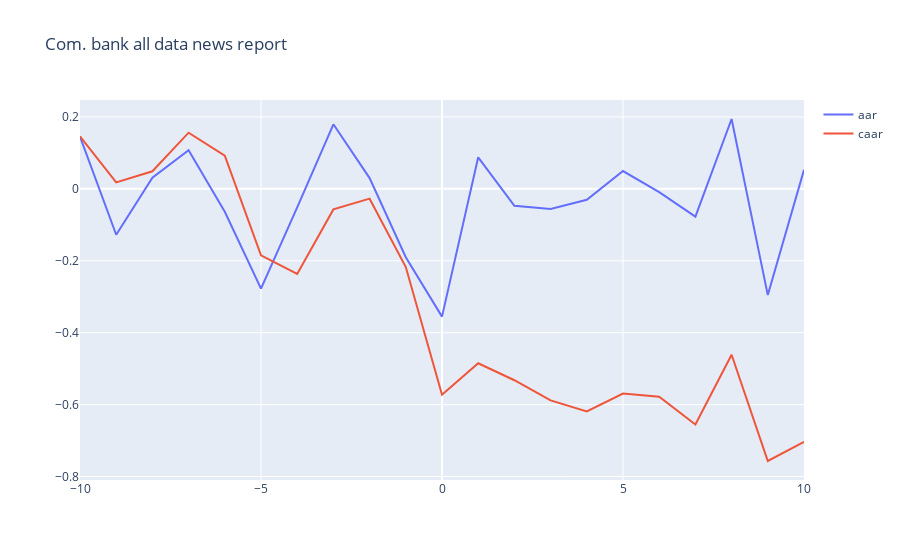
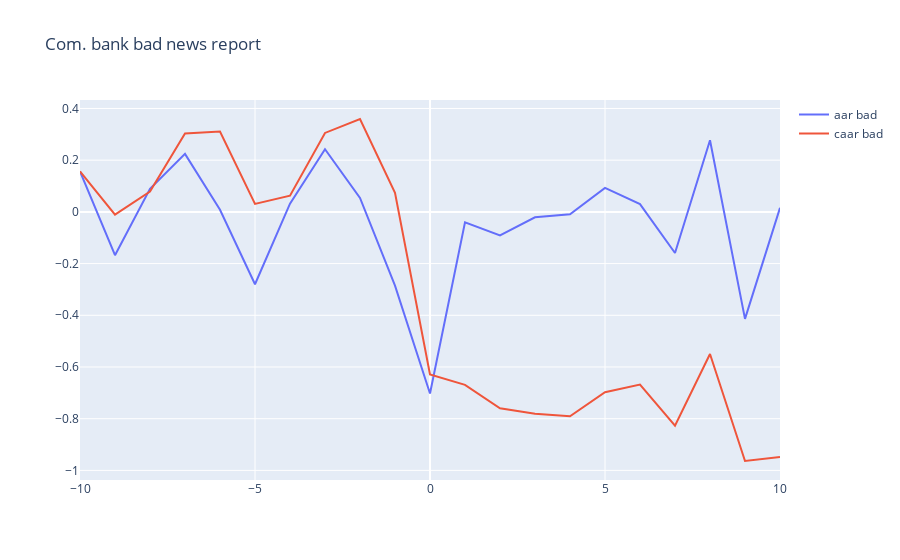
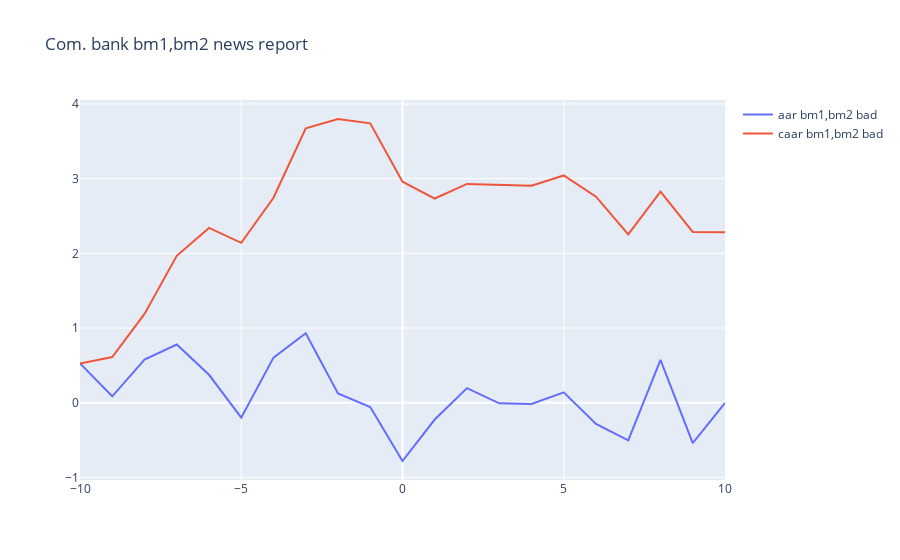
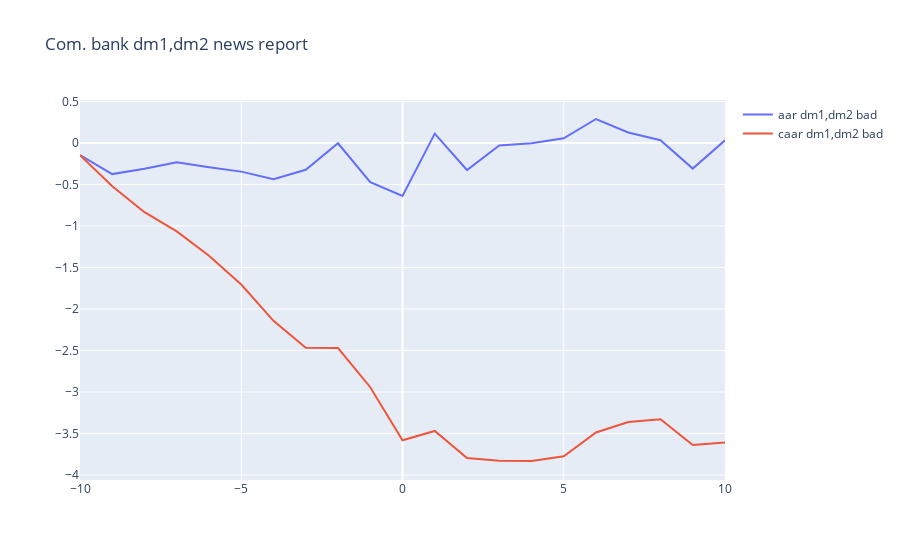

The cell these charts' notebook holds for them, in order:
### Code cell
fig4 = go.Figure(layout={'title' : f'Com. bank all data news report'})
trace = go.Scatter(x = list(range(-10,11)),  y=bank_data[columns[3:24]].mean()[::-1],mode= 'lines', name=f'aar ')
caar = np.array(bank_data[columns[3:24]].mean())[::-1].cumsum()
trace2 = go.Scatter(x = list(range(-10,11)), y = caar,mode='lines',name = f'caar')
fig4.add_trace(trace)
fig4.add_trace(trace2)
fig4.show()
for remark in remarks:
    fig3 = go.Figure(layout={'title' : f'Com. bank {remark} news report'})
    remark_data = bank_data[bank_data['Remarks']==remark]
    trace = go.Scatter(x = list(range(-10,11)),  y=remark_data[columns[3:24]].mean()[::-1],mode= 'lines', name=f'aar {remark}')
    caar = np.array(remark_data[columns[3:24]].mean())[::-1].cumsum()
    trace2 = go.Scatter(x = list(range(-10,11)), y = caar,mode='lines',name = f'caar {remark}')
    fig3.add_trace(trace)
    fig3.add_trace(trace2)
    fig3.show()
    for market_condition in market_conditions:
        fig5 = go.Figure(layout={'title' : f'Com. bank {market_condition} news report'})
        market_condition_data = remark_data[remark_data['market_condition'].isin(market_condition.split(','))]
        trace = go.Scatter(x = list(range(-10,11)),  y=market_condition_data[columns[3:24]].mean()[::-1],mode= 'lines', name=f'aar {market_condition} {remark}')
        caar = np.array(market_condition_data[columns[3:24]].mean())[::-1].cumsum()
        trace2 = go.Scatter(x = list(range(-10,11)), y = caar,mode='lines',name = f'caar {market_condition} {remark}')
        fig5.add_trace(trace)
        fig5.add_trace(trace2)
        fig5.show()

for market_condition in market_conditions:
    fig3 = go.Figure(layout={'title' : f'Com. bank {market_condition} news report'})
    market_condition_data = bank_data[bank_data['market_condition'].isin(market_condition.split(','))]
    trace = go.Scatter(x = list(range(-10,11)),  y=market_condition_data[columns[3:24]].mean()[::-1],mode= 'lines', name=f'aar {market_condition}')
    caar = np.array(market_condition_data[columns[3:24]].mean())[::-1].cumsum()
    trace2 = go.Scatter(x = list(range(-10,11)), y = caar,mode='lines',name = f'caar {market_condition}')
    fig3.add_trace(trace)
    fig3.add_trace(trace2)
    fig3.show()

### Figure 1 — Plotly figure (JSON) as saved in the notebook; plotly's stock layout.template omitted (floating-point values rounded to 4 significant figures)
{"data": [{"mode": "lines", "name": "aar ", "type": "scatter", "x": [-10, -9, -8, -7, -6, -5, -4, -3, -2, -1, 0, 1, 2, 3, 4, 5, 6, 7, 8, 9, 10], "y": [0.1455, -0.1277, 0.03096, 0.1073, -0.06369, -0.2775, -0.05159, 0.1795, 0.02987, -0.1901, -0.3554, 0.08774, -0.04722, -0.05596, -0.03057, 0.04952, -0.009075, -0.0772, 0.1942, -0.2954, 0.05297]}, {"mode": "lines", "name": "caar", "type": "scatter", "x": [-10, -9, -8, -7, -6, -5, -4, -3, -2, -1, 0, 1, 2, 3, 4, 5, 6, 7, 8, 9, 10], "y": [0.1455, 0.01783, 0.04879, 0.1561, 0.0924, -0.1851, -0.2367, -0.05721, -0.02733, -0.2174, -0.5728, -0.4851, -0.5323, -0.5882, -0.6188, -0.5693, -0.5784, -0.6556, -0.4614, -0.7568, -0.7039]}], "layout": {"title": {"text": "Com. bank all data news report"}}}

### Figure 2 — Plotly figure (JSON) as saved in the notebook; plotly's stock layout.template omitted (floating-point values rounded to 4 significant figures)
{"data": [{"mode": "lines", "name": "aar bad", "type": "scatter", "x": [-10, -9, -8, -7, -6, -5, -4, -3, -2, -1, 0, 1, 2, 3, 4, 5, 6, 7, 8, 9, 10], "y": [0.1568, -0.1674, 0.08927, 0.2243, 0.00789, -0.2799, 0.03189, 0.2426, 0.05389, -0.2852, -0.7027, -0.04049, -0.09085, -0.02104, -0.009557, 0.09289, 0.02984, -0.159, 0.2771, -0.4139, 0.01566]}, {"mode": "lines", "name": "caar bad", "type": "scatter", "x": [-10, -9, -8, -7, -6, -5, -4, -3, -2, -1, 0, 1, 2, 3, 4, 5, 6, 7, 8, 9, 10], "y": [0.1568, -0.01062, 0.07865, 0.3029, 0.3108, 0.03088, 0.06277, 0.3054, 0.3593, 0.07409, -0.6286, -0.6691, -0.76, -0.781, -0.7906, -0.6977, -0.6678, -0.8269, -0.5498, -0.9636, -0.948]}], "layout": {"title": {"text": "Com. bank bad news report"}}}

### Figure 3 — Plotly figure (JSON) as saved in the notebook; plotly's stock layout.template omitted (floating-point values rounded to 4 significant figures)
{"data": [{"mode": "lines", "name": "aar bm1,bm2 bad", "type": "scatter", "x": [-10, -9, -8, -7, -6, -5, -4, -3, -2, -1, 0, 1, 2, 3, 4, 5, 6, 7, 8, 9, 10], "y": [0.526, 0.08571, 0.5766, 0.7785, 0.3737, -0.1998, 0.6033, 0.9306, 0.1242, -0.05868, -0.7808, -0.2254, 0.1957, -0.008226, -0.01653, 0.1379, -0.284, -0.5054, 0.5737, -0.5408, -0.002669]}, {"mode": "lines", "name": "caar bm1,bm2 bad", "type": "scatter", "x": [-10, -9, -8, -7, -6, -5, -4, -3, -2, -1, 0, 1, 2, 3, 4, 5, 6, 7, 8, 9, 10], "y": [0.526, 0.6118, 1.188, 1.967, 2.341, 2.141, 2.744, 3.675, 3.799, 3.74, 2.959, 2.734, 2.93, 2.921, 2.905, 3.043, 2.759, 2.253, 2.827, 2.286, 2.283]}], "layout": {"title": {"text": "Com. bank bm1,bm2 news report"}}}

### Figure 4 — Plotly figure (JSON) as saved in the notebook; plotly's stock layout.template omitted (floating-point values rounded to 4 significant figures)
{"data": [{"mode": "lines", "name": "aar dm1,dm2 bad", "type": "scatter", "x": [-10, -9, -8, -7, -6, -5, -4, -3, -2, -1, 0, 1, 2, 3, 4, 5, 6, 7, 8, 9, 10], "y": [-0.147, -0.3757, -0.3118, -0.2318, -0.2931, -0.3459, -0.4383, -0.3235, -0.003933, -0.4715, -0.6385, 0.1117, -0.3266, -0.03159, -0.003814, 0.05584, 0.2881, 0.126, 0.03305, -0.3094, 0.03075]}, {"mode": "lines", "name": "caar dm1,dm2 bad", "type": "scatter", "x": [-10, -9, -8, -7, -6, -5, -4, -3, -2, -1, 0, 1, 2, 3, 4, 5, 6, 7, 8, 9, 10], "y": [-0.147, -0.5228, -0.8345, -1.066, -1.359, -1.705, -2.144, -2.467, -2.471, -2.943, -3.581, -3.469, -3.796, -3.828, -3.832, -3.776, -3.488, -3.362, -3.329, -3.638, -3.607]}], "layout": {"title": {"text": "Com. bank dm1,dm2 news report"}}}
